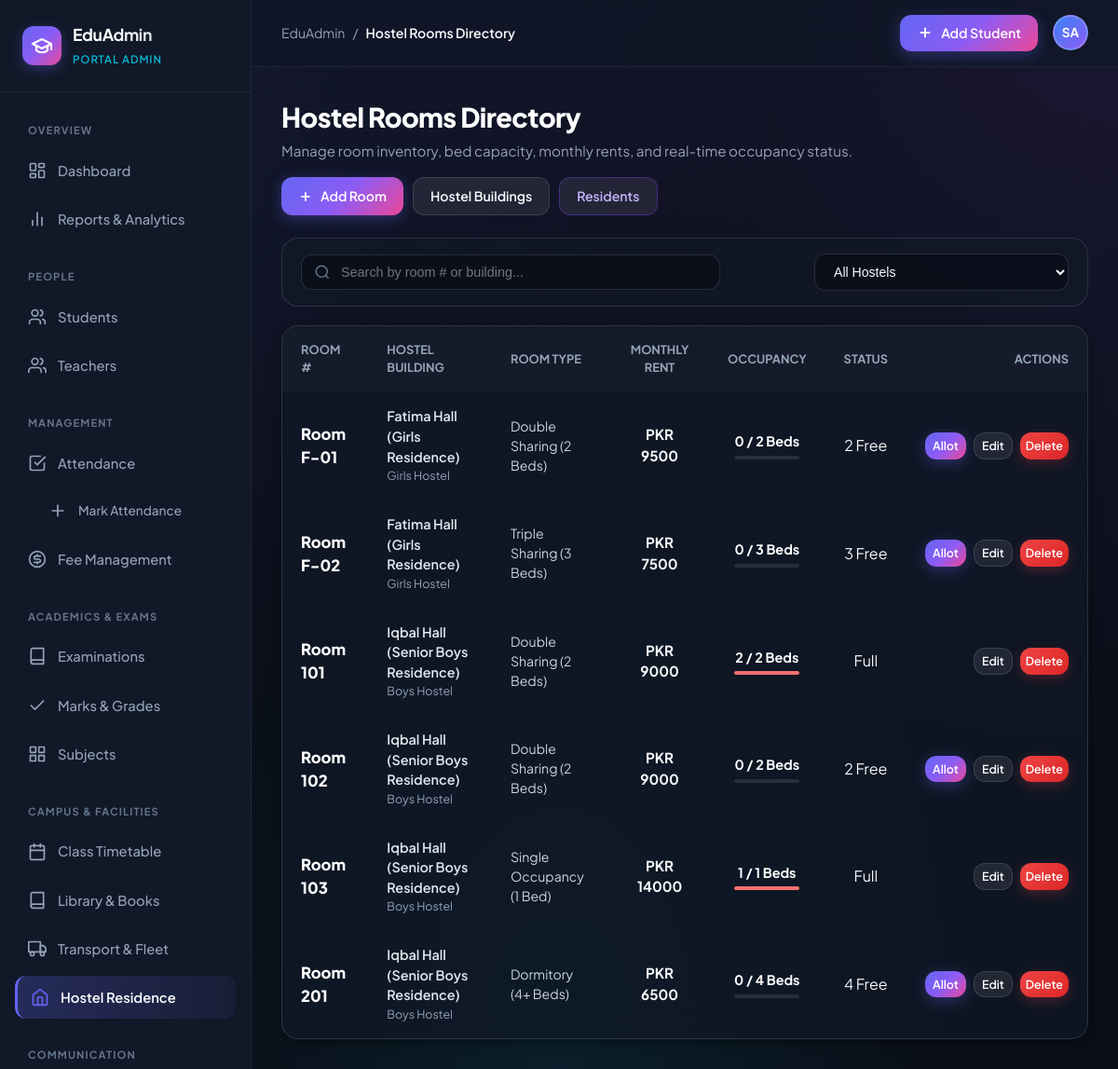
Page /hostel/rooms/ on the committed database.
### hostel/models.py (models this page shows, shortened)
class HostelRoom(models.Model):
    ROOM_TYPE_CHOICES = [
        ('Single', 'Single Occupancy (1 Bed)'),
        ('Double', 'Double Sharing (2 Beds)'),
        ('Triple', 'Triple Sharing (3 Beds)'),
        ('Dormitory', 'Dormitory (4+ Beds)'),
    ]
    hostel = models.ForeignKey(Hostel, on_delete=models.CASCADE, related_name='rooms', verbose_name="Hostel Building")
    room_number = models.CharField(max_length=30, verbose_name="Room Number")
    room_type = models.CharField(max_length=30, choices=ROOM_TYPE_CHOICES, default='Double', verbose_name="Room Type")
    capacity = models.PositiveIntegerField(default=2, verbose_name="Bed Capacity")
    monthly_rent = models.DecimalField(max_digits=8, decimal_places=2, default=Decimal('8000.00'), verbose_name="Monthly Rent (PKR)")
    created_at = models.DateTimeField(auto_now_add=True)
    class Meta:
        ordering = ['hostel__name', 'room_number']
        unique_together = ('hostel', 'room_number')
        verbose_name = "Hostel Room"
        verbose_name_plural = "Hostel Rooms"
    @property
    def current_occupancy(self):
        return self.allocations.filter(status='Active').count()
    @property
    def is_full(self):
        return self.current_occupancy >= self.capacity
    @property
    def vacant_beds(self):
        return max(0, self.capacity - self.current_occupancy)

class Hostel(models.Model):
    HOSTEL_TYPE_CHOICES = [
        ('Boys', 'Boys Hostel'),
        ('Girls', 'Girls Hostel'),
        ('Faculty', 'Faculty / Staff Residency'),
    ]
    name = models.CharField(max_length=150, unique=True, verbose_name="Hostel / Hall Name")
    hostel_type = models.CharField(max_length=20, choices=HOSTEL_TYPE_CHOICES, default='Boys', verbose_name="Residency Type")
    warden_name = models.CharField(max_length=120, verbose_name="Warden / Caretaker Name")
    warden_phone = models.CharField(max_length=25, verbose_name="Warden Contact Number")
    address = models.TextField(blank=True, verbose_name="Campus Location / Address")
    description = models.TextField(blank=True, verbose_name="Hostel Facilities / Notes")
    created_at = models.DateTimeField(auto_now_add=True)
    class Meta:
        ordering = ['name']
        verbose_name = "Hostel Building"
        verbose_name_plural = "Hostel Buildings"

### hostel/views.py (the view)
# urls.py: path('rooms/', views.room_list, name='room_list'),
def room_list(request):
    hostel_id = request.GET.get('hostel', '')
    query = request.GET.get('q', '').strip()
    rooms = HostelRoom.objects.select_related('hostel').all()
    if hostel_id:
        rooms = rooms.filter(hostel_id=hostel_id)
    if query:
        rooms = rooms.filter(Q(room_number__icontains=query) | Q(hostel__name__icontains=query))
    hostels = Hostel.objects.all().order_by('name')
    context = {
        'page_title': 'Hostel Rooms Directory',
        'active_tab': 'hostel_rooms',
        'rooms': rooms,
        'hostels': hostels,
        'selected_hostel': hostel_id,
        'query': query,
    }
    return render(request, 'hostel/room_list.html', context)

### templates/hostel/room_list.html (shortened to what this page needs)
{% extends 'students/base.html' %}
{% block content %}
<div style="display:flex; justify-content:space-between; align-items:flex-start; margin-bottom:24px; flex-wrap:wrap; gap:16px;">
  <div>
    <h1 style="font-size:1.8rem; font-weight:800; color:#fff; letter-spacing:-0.02em;">Hostel Rooms Directory</h1>
    <p style="color:var(--text-muted); font-size:0.95rem; margin-top:4px;">Manage room inventory, bed capacity, monthly rents, and real-time occupancy status.</p>
  </div>
  <div style="display:flex; gap:10px; flex-wrap:wrap;">
    <a href="{% url 'hostel:room_add' %}" class="btn-primary" id="add-room-btn">
      <svg width="16" height="16" viewBox="0 0 24 24" fill="none" stroke="currentColor" stroke-width="2.5"><line x1="12" x2="12" y1="5" y2="19"/><line x1="5" x2="19" y1="12" y2="12"/></svg>
      Add Room
    </a>
    <a href="{% url 'hostel:hostel_overview' %}" class="btn-secondary">
      Hostel Buildings
    </a>
    <a href="{% url 'hostel:allocation_list' %}" class="btn-secondary" style="border-color:rgba(124,58,237,0.4); color:#c4b5fd;">
      Residents
    </a>
  </div>
</div>
<form method="GET" class="filter-bar" style="margin-bottom:20px;">
  <div class="search-input-wrap">
    <svg viewBox="0 0 24 24" fill="none" stroke="currentColor" stroke-width="2"><circle cx="11" cy="11" r="8"/><line x1="21" y1="21" x2="16.65" y2="16.65"/></svg>
    <input type="text" name="q" value="{{ query }}" class="search-input" placeholder="Search by room # or building..." autocomplete="off">
  </div>
  <div style="display:flex; gap:10px; flex-wrap:wrap; align-items:center;">
    <select name="hostel" class="filter-select" onchange="this.form.submit()">
      <option value="">All Hostels</option>
    </select>
  </div>
</form>
<div class="glass-card" style="padding:0; overflow:hidden;">
  <div style="overflow-x:auto;">
    <table class="data-table" style="width:100%; border-collapse:collapse;">
      <thead>
        <tr style="border-bottom:1px solid var(--border-color); background:rgba(255,255,255,0.02);">
          <th style="padding:16px 20px; text-align:left; font-size:0.8rem; text-transform:uppercase; color:var(--text-muted);">Room #</th>
          <th style="padding:16px 20px; text-align:left; font-size:0.8rem; text-transform:uppercase; color:var(--text-muted);">Hostel Building</th>
          <th style="padding:16px 20px; text-align:left; font-size:0.8rem; text-transform:uppercase; color:var(--text-muted);">Room Type</th>
          <th style="padding:16px 20px; text-align:center; font-size:0.8rem; text-transform:uppercase; color:var(--text-muted);">Monthly Rent</th>
          <th style="padding:16px 20px; text-align:center; font-size:0.8rem; text-transform:uppercase; color:var(--text-muted);">Occupancy</th>
          <th style="padding:16px 20px; text-align:center; font-size:0.8rem; text-transform:uppercase; color:var(--text-muted);">Status</th>
          <th style="padding:16px 20px; text-align:right; font-size:0.8rem; text-transform:uppercase; color:var(--text-muted);">Actions</th>
        </tr>
      </thead>
      <tbody>
        {% for r in rooms %}
        <tr style="border-bottom:1px solid var(--border-color); transition:background 0.15s ease;" onmouseover="this.style.background='rgba(255,255,255,0.03)'" onmouseout="this.style.background='transparent'">
          <td style="padding:16px 20px; font-weight:800; color:#fff; font-size:1.05rem;">
            Room {{ r.room_number }}
          </td>
          <td style="padding:16px 20px;">
            <div style="font-weight:600; color:#e2e8f0; font-size:0.9rem;">{{ r.hostel.name }}</div>
            <div style="font-size:0.78rem; color:var(--text-muted);">{{ r.hostel.get_hostel_type_display }}</div>
          </td>
          <td style="padding:16px 20px; color:#cbd5e1; font-size:0.88rem;">
            {{ r.get_room_type_display }}
          </td>
          <td style="padding:16px 20px; text-align:center; font-weight:700; color:var(--cyan); font-size:0.95rem;">
            PKR {{ r.monthly_rent|floatformat:0 }}
          </td>
          <td style="padding:16px 20px; text-align:center;">
            <div style="font-weight:700; font-size:0.9rem; color:#fff;">
              {{ r.current_occupancy }} / {{ r.capacity }} Beds
            </div>
            <div style="width:70px; height:4px; background:rgba(255,255,255,0.1); border-radius:999px; margin:4px auto 0; overflow:hidden;">
              <div style="width:{% widthratio r.current_occupancy r.capacity 100 %}%; height:100%; background:{% if r.is_full %}#f87171{% else %}var(--success){% endif %};"></div>
            </div>
          </td>
          <td style="padding:16px 20px; text-align:center;">
            {% if r.is_full %}
              <span class="status-badge badge-unpaid">Full</span>
            {% else %}
              <span class="status-badge badge-active">{{ r.vacant_beds }} Free</span>
            {% endif %}
          </td>
          <td style="padding:16px 20px; text-align:right;">
            <div style="display:inline-flex; gap:8px;">
              {% if not r.is_full %}
                <a href="{% url 'hostel:allocation_add' %}?room={{ r.id }}" class="btn-primary" style="padding:4px 8px; font-size:0.78rem;">Allot</a>
              {% endif %}
              <a href="{% url 'hostel:room_edit' r.pk %}" class="btn-secondary" style="padding:4px 8px; font-size:0.78rem;">Edit</a>
              <a href="{% url 'hostel:room_delete' r.pk %}" class="btn-danger" style="padding:4px 6px; font-size:0.78rem;">Delete</a>
            </div>
          </td>
        </tr>
        {% empty %}
        <tr>
          <td colspan="7" style="padding:48px 20px; text-align:center; color:var(--text-muted);">
            No rooms created yet. Add rooms to your hostel building.
          </td>
        </tr>
        {% endfor %}
      </tbody>
    </table>
  </div>
</div>
{% endblock %}

### static/css/style.css (style rules this page uses)
:root { --bg-base: #0a0e17; --bg-surface: #111827; --bg-card: rgba(17, 24, 39, 0.75); --bg-card-hover: rgba(30, 41, 59, 0.85); --bg-glass: rgba(255, 255, 255, 0.04); --bg-glass-heavy: rgba(255, 255, 255, 0.08); --border-subtle: rgba(255, 255, 255, 0.07); --border-card: rgba(255, 255, 255, 0.12); --border-focus: #6366f1; --primary: #6366f1; --primary-hover: #4f46e5; --primary-gradient: linear-gradient(135deg, #6366f1 0%, #8b5cf6 50%, #ec4899 100%); --primary-glow: rgba(99, 102, 241, 0.35); --secondary: #06b6d4; --accent-purple: #8b5cf6; --success: #10b981; --success-glow: rgba(16, 185, 129, 0.25); --warning: #f59e0b; --warning-glow: rgba(245, 158, 11, 0.25); --danger: #ef4444; --danger-hover: #dc2626; --danger-glow: rgba(239, 68, 68, 0.25); --text-main: #f8fafc; --text-muted: #94a3b8; --text-dim: #64748b; --text-inverse: #0a0e17; --shadow-sm: 0 2px 4px rgba(0, 0, 0, 0.25); --shadow-md: 0 4px 12px rgba(0, 0, 0, 0.35); --shadow-lg: 0 12px 32px rgba(0, 0, 0, 0.45); --shadow-glow: 0 0 25px var(--primary-glow); --sidebar-width: 270px; --topbar-height: 72px; --radius-sm: 8px; --radius-md: 12px; --radius-lg: 18px; --radius-full: 9999px; --transition-fast: 0.18s ease; --transition-smooth: 0.3s cubic-bezier(0.4, 0, 0.2, 1); }
*, *::before, *::after { box-sizing: border-box; margin: 0; padding: 0; }
body { font-family: 'Plus Jakarta Sans', -apple-system, BlinkMacSystemFont, 'Segoe UI', Roboto, sans-serif; background-color: var(--bg-base); background-image: radial-gradient(at 0% 0%, rgba(99, 102, 241, 0.15) 0px, transparent 50%), radial-gradient(at 100% 0%, rgba(139, 92, 246, 0.12) 0px, transparent 50%), radial-gradient(at 50% 100%, rgba(6, 182, 212, 0.1) 0px, transparent 50%); background-attachment: fixed; color: var(--text-main); line-height: 1.5; min-height: 100vh; -webkit-font-smoothing: antialiased; }
a { color: inherit; text-decoration: none; }
.btn-primary { display: inline-flex; align-items: center; gap: 8px; padding: 9px 18px; border-radius: var(--radius-md); background: var(--primary-gradient); color: #fff; font-size: 0.88rem; font-weight: 600; border: none; cursor: pointer; box-shadow: 0 4px 16px var(--primary-glow); transition: all var(--transition-fast); }
.btn-secondary { display: inline-flex; align-items: center; gap: 8px; padding: 9px 18px; border-radius: var(--radius-md); background: var(--bg-glass-heavy); border: 1px solid var(--border-card); color: var(--text-main); font-size: 0.88rem; font-weight: 600; cursor: pointer; transition: all var(--transition-fast); }
.btn-danger { display: inline-flex; align-items: center; gap: 8px; padding: 9px 18px; border-radius: var(--radius-md); background: linear-gradient(135deg, #ef4444 0%, #dc2626 100%); color: #fff; font-size: 0.88rem; font-weight: 600; border: none; cursor: pointer; box-shadow: 0 4px 14px var(--danger-glow); transition: all var(--transition-fast); }
.glass-card { background: var(--bg-card); backdrop-filter: blur(16px); border: 1px solid var(--border-card); border-radius: var(--radius-lg); padding: 24px; box-shadow: var(--shadow-md); transition: transform var(--transition-fast), border-color var(--transition-fast), box-shadow var(--transition-fast); }
.filter-bar { display: flex; flex-wrap: wrap; align-items: center; justify-content: space-between; gap: 16px; margin-bottom: 24px; background: var(--bg-card); padding: 16px 20px; border-radius: var(--radius-lg); border: 1px solid var(--border-card); }
.search-input-wrap { position: relative; flex: 1; min-width: 260px; max-width: 450px; }
.search-input-wrap svg { position: absolute; left: 14px; top: 50%; transform: translateY(-50%); width: 18px; height: 18px; color: var(--text-dim); }
.search-input { width: 100%; padding: 10px 16px 10px 42px; border-radius: var(--radius-md); background: rgba(0, 0, 0, 0.3); border: 1px solid var(--border-card); color: #fff; font-size: 0.9rem; outline: none; transition: all var(--transition-fast); }
.filter-select { padding: 10px 16px; border-radius: var(--radius-md); background: rgba(0, 0, 0, 0.3); border: 1px solid var(--border-card); color: var(--text-main); font-size: 0.88rem; outline: none; cursor: pointer; transition: all var(--transition-fast); }
.filter-select option { background: var(--bg-surface); color: var(--text-main); }

### rows in the picture
HostelRoom: room_number "F-01", hostel.name "Fatima Hall (Girls Residence)", hostel.hostel_type "Girls Hostel", room_type "Double Sharing (2 Beds)", monthly_rent "9500", current_occupancy "0", capacity "2", vacant_beds "2"
HostelRoom: room_number "F-02", hostel.name "Fatima Hall (Girls Residence)", hostel.hostel_type "Girls Hostel", room_type "Triple Sharing (3 Beds)", monthly_rent "7500", current_occupancy "0", capacity "3", vacant_beds "3"
HostelRoom: room_number "101", hostel.name "Iqbal Hall (Senior Boys Residence)", hostel.hostel_type "Boys Hostel", room_type "Double Sharing (2 Beds)", monthly_rent "9000", current_occupancy "2", capacity "2", shows "Full"
HostelRoom: room_number "102", hostel.name "Iqbal Hall (Senior Boys Residence)", hostel.hostel_type "Boys Hostel", room_type "Double Sharing (2 Beds)", monthly_rent "9000", current_occupancy "0", capacity "2", vacant_beds "2"
HostelRoom: room_number "103", hostel.name "Iqbal Hall (Senior Boys Residence)", hostel.hostel_type "Boys Hostel", room_type "Single Occupancy (1 Bed)", monthly_rent "14000", current_occupancy "1", capacity "1", shows "Full"
HostelRoom: room_number "201", hostel.name "Iqbal Hall (Senior Boys Residence)", hostel.hostel_type "Boys Hostel", room_type "Dormitory (4+ Beds)", monthly_rent "6500", current_occupancy "0", capacity "4", vacant_beds "4"

### other values in the picture
{{ page_title|default:"Overview" }} "Hostel Rooms Directory"
